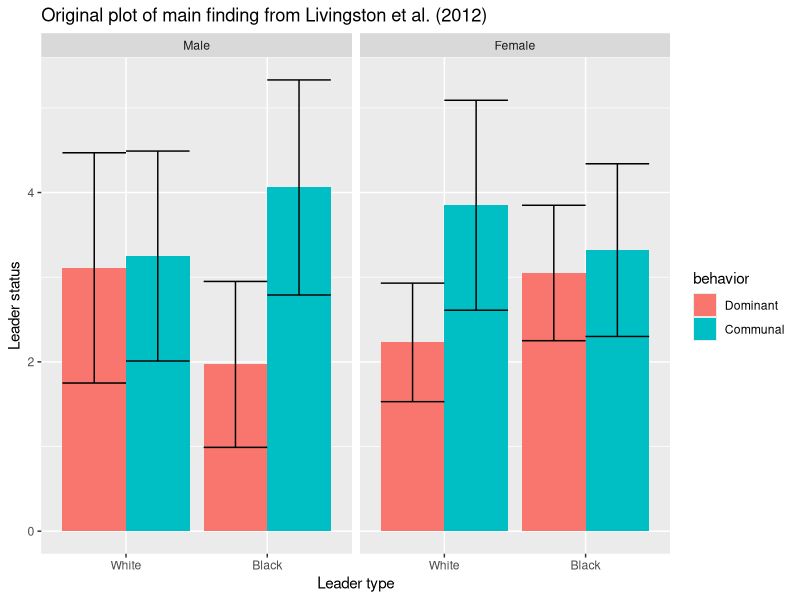

The R script that drew this image:
## ---- chunk 1
###Data Preparation

####Load Relevant Libraries and Functions
library(tidyverse)
library(psych)
library(ggplot2)

####Import data
#d = read.csv("~/Desktop/PSYC254/livingston2012/Final data.csv")

#### Data exclusion / filtering
#d.tidy = d %>%
#  filter(manipcheck == 0) %>%
#  dplyr::select(T_race, T_gender, T_behavior, lead_well, lead_max, lead_admire, lead_respect, salary, PvsS, race, age, gender,educ, workex,pol_s, pol_e) 

#### Prepare data for analysis - create columns etc.
#d.tidy$T_race = as.factor(d.tidy$T_race)
#levels(d.tidy$T_race)[1] = "white"
#levels(d.tidy$T_race)[2] = "black"
#d.tidy$T_gender = as.factor(d.tidy$T_gender)
#levels(d.tidy$T_gender)[1] = "male"
#levels(d.tidy$T_gender)[2] = "female"
#d.tidy$T_behavior = as.factor(d.tidy$T_behavior)
#levels(d.tidy$T_behavior)[1] = "agentic"
#levels(d.tidy$T_behavior)[2] = "communal"

#d.tidy$lead_well = as.numeric(d.tidy$lead_well) 
#d.tidy$lead_max = as.numeric(d.tidy$lead_max)
#d.tidy$lead_admire = as.numeric(d.tidy$lead_admire)
#d.tidy$lead_respect = as.numeric(d.tidy$lead_respect)
#d.tidy$salary = as.numeric(d.tidy$salary)
#d.tidy$PvsS = as.numeric(d.tidy$PvsS)

#d.tidy$leadev = rowMeans(d.tidy[,4:8]) #make composite 
#lead = matrix(c(d.tidy$lead_well, d.tidy$lead_max, d.tidy$lead_admire, d.tidy$lead_respect,d.tidy$salary), ncol=5)
#alpha(lead) 

#d.women = d.tidy %>%
#  filter(T_gender == "female")

#d.men = d.tidy %>%
#  filter(T_gender == "male")
## ---- chunk 2
#hist(leadev)
#hist(PvsS)

#summary(lm(leadev ~ T_race*T_gender*T_behavior, d.tidy)) #main 3 way interaction (leader evaluations)

#summary(lm(leadev ~ T_race*T_behavior, d.women)) #2 way for women (leader evaluations)

#summary(lm(leadev ~ T_race*T_behavior, d.men)) #2 way for men (leader evaluations)

#summary(lm(PvsS ~ T_race*T_gender*T_behavior,d.tidy)) #3 way interaction (attribution of behavior)
#summary(lm(PvsS ~ T_race*T_behavior,d.women)) #2 way for women (attribution of behavior)
#summary(lm(PvsS ~ T_race*T_behavior,d.men)) #2 way for men (attribution of behavior)
#summary(lm(PvsS ~ T_race,d.tidy)) #main effect of race
## ---- chunk 3
original = data.frame(
  race = factor(c("White","White", "Black", "Black","White","White", "Black", "Black"), levels=c("White","Black")),
  gender = factor(c("Male", "Male","Male","Male", "Female","Female","Female","Female"), levels=c("Male","Female")),
  behavior = factor(c("Dominant", "Communal"), levels=c("Dominant","Communal")),
  leadev = c(3.11,3.25,1.97,4.06,2.23,3.85,3.05,3.32),
  sd = c(1.36,1.24,.98,1.27,.7,1.24,.8,1.02)
)

ggplot(data=original, aes(x=race, y = leadev,fill=behavior, ymin=(original$leadev - original$sd), ymax=(original$leadev + original$sd))) +
  facet_wrap(~gender)+ 
  geom_bar(position="dodge", stat="identity") + 
  geom_errorbar(position="dodge") +
  labs(title = "Original plot of main finding from Livingston et al. (2012)",
       x = "Leader type", 
       y = "Leader status")
## ---- chunk 4
#d.tidy2 = d.tidy %>%
#  group_by(T_behavior,T_race,T_gender) %>% 
#  summarise(m_leadev = mean(leadev)) %>%
#  summarise(sd_leadev = sd(leadev))

#ggplot(data=d.tidy2, aes(x=T_race, y = leadev,fill=T_behavior, ymin=(m_leadev-sd_leadev), ymax=(m_leadev + sd_leadev)))) +
#  facet_wrap(~T_gender)+ 
#  geom_bar(position="dodge", stat="identity") + 
#  geom_errorbar(position="dodge") +
#  labs(title = "Results from replication of Livingston et al. (2012)",
#       x = "Leader type", 
#       y = "Leader status")
